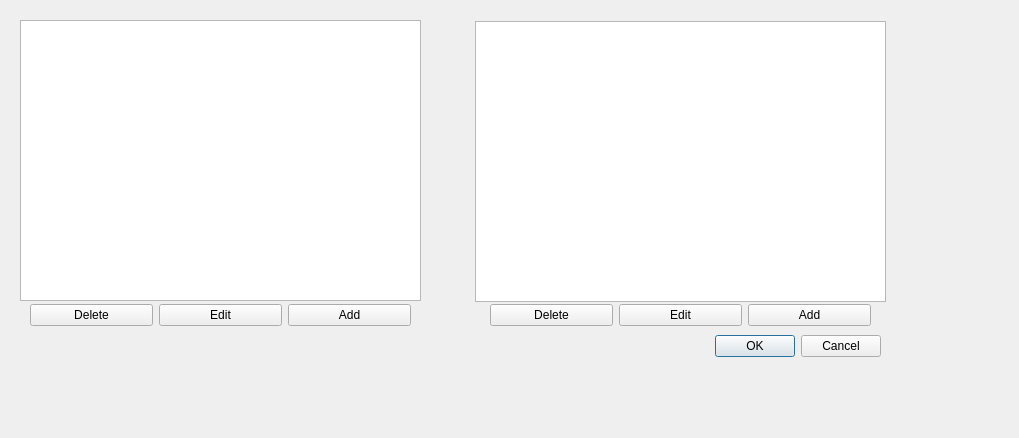
<?xml version="1.0" encoding="UTF-8"?>
<ui version="4.0">
 <class>HazardTable</class>
 <widget class="QDialog" name="HazardTable">
  <property name="geometry">
   <rect>
    <x>0</x>
    <y>0</y>
    <width>1019</width>
    <height>438</height>
   </rect>
  </property>
  <property name="windowTitle">
   <string>Dialog</string>
  </property>
  <widget class="QDialogButtonBox" name="buttonBox">
   <property name="geometry">
    <rect>
     <x>540</x>
     <y>330</y>
     <width>341</width>
     <height>32</height>
    </rect>
   </property>
   <property name="orientation">
    <enum>Qt::Horizontal</enum>
   </property>
   <property name="standardButtons">
    <set>QDialogButtonBox::Cancel|QDialogButtonBox::Ok</set>
   </property>
  </widget>
  <widget class="QTableView" name="tableView">
   <property name="geometry">
    <rect>
     <x>20</x>
     <y>20</y>
     <width>401</width>
     <height>281</height>
    </rect>
   </property>
  </widget>
  <widget class="QTableView" name="replacementTable">
   <property name="geometry">
    <rect>
     <x>475</x>
     <y>21</y>
     <width>411</width>
     <height>281</height>
    </rect>
   </property>
   <property name="sizeIncrement">
    <size>
     <width>5</width>
     <height>5</height>
    </size>
   </property>
  </widget>
  <widget class="QWidget" name="horizontalLayoutWidget">
   <property name="geometry">
    <rect>
     <x>30</x>
     <y>300</y>
     <width>381</width>
     <height>31</height>
    </rect>
   </property>
   <layout class="QHBoxLayout" name="horizontalLayout">
    <item>
     <widget class="QPushButton" name="deleteHazardButton">
      <property name="text">
       <string>Delete</string>
      </property>
     </widget>
    </item>
    <item>
     <widget class="QPushButton" name="editHazardButton">
      <property name="text">
       <string>Edit</string>
      </property>
     </widget>
    </item>
    <item>
     <widget class="QPushButton" name="addHazard">
      <property name="text">
       <string>Add</string>
      </property>
     </widget>
    </item>
   </layout>
  </widget>
  <widget class="QWidget" name="horizontalLayoutWidget_2">
   <property name="geometry">
    <rect>
     <x>490</x>
     <y>300</y>
     <width>381</width>
     <height>31</height>
    </rect>
   </property>
   <layout class="QHBoxLayout" name="horizontalLayout_2">
    <item>
     <widget class="QPushButton" name="deleteReplacementButton">
      <property name="text">
       <string>Delete</string>
      </property>
     </widget>
    </item>
    <item>
     <widget class="QPushButton" name="editReplacementButton">
      <property name="text">
       <string>Edit</string>
      </property>
     </widget>
    </item>
    <item>
     <widget class="QPushButton" name="addReplacementButton">
      <property name="text">
       <string>Add</string>
      </property>
     </widget>
    </item>
   </layout>
  </widget>
 </widget>
 <resources/>
 <connections>
  <connection>
   <sender>buttonBox</sender>
   <signal>accepted()</signal>
   <receiver>HazardTable</receiver>
   <slot>accept()</slot>
   <hints>
    <hint type="sourcelabel">
     <x>248</x>
     <y>254</y>
    </hint>
    <hint type="destinationlabel">
     <x>157</x>
     <y>274</y>
    </hint>
   </hints>
  </connection>
  <connection>
   <sender>buttonBox</sender>
   <signal>rejected()</signal>
   <receiver>HazardTable</receiver>
   <slot>reject()</slot>
   <hints>
    <hint type="sourcelabel">
     <x>316</x>
     <y>260</y>
    </hint>
    <hint type="destinationlabel">
     <x>286</x>
     <y>274</y>
    </hint>
   </hints>
  </connection>
 </connections>
</ui>
